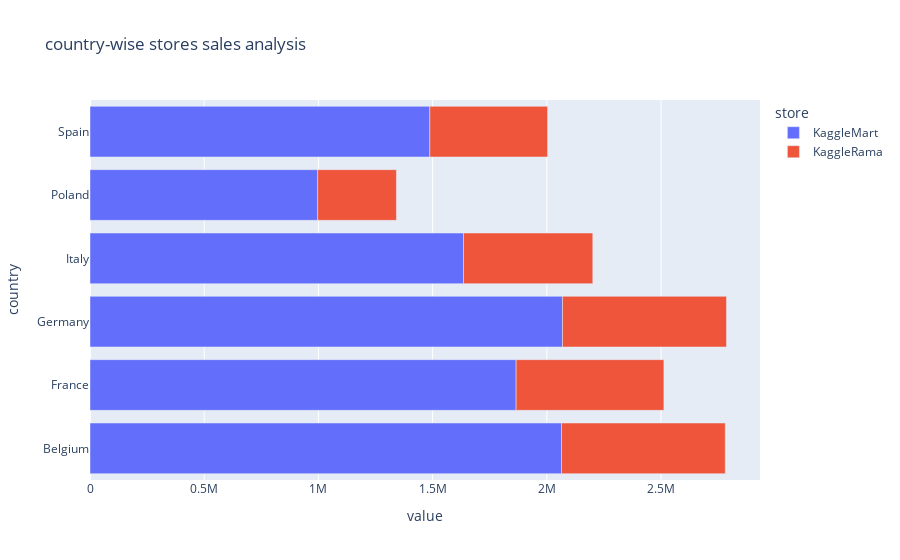

The notebook cell this image was saved under:
### Code cell
px.bar(df.groupby(['country','store'])['num_sold'].sum().unstack(1),orientation='h',title='country-wise stores sales analysis')
#unstack 1 means unstack store
#unstack(1) means keep country fixed as a label and unstack store....

### Figure 1 — Plotly figure (JSON) as saved in the notebook; plotly's stock layout.template omitted (floating-point values rounded to 4 significant figures)
{"data": [{"alignmentgroup": "True", "hovertemplate": "store=KaggleMart<br>value=%{x}<br>country=%{y}<extra></extra>", "legendgroup": "KaggleMart", "marker": {"color": "#636efa", "pattern": {"shape": ""}}, "name": "KaggleMart", "offsetgroup": "KaggleMart", "orientation": "h", "showlegend": true, "textposition": "auto", "type": "bar", "x": [2064078, 1865517, 2068327, 1635044, 996597, 1487691], "xaxis": "x", "y": ["Belgium", "France", "Germany", "Italy", "Poland", "Spain"], "yaxis": "y"}, {"alignmentgroup": "True", "hovertemplate": "store=KaggleRama<br>value=%{x}<br>country=%{y}<extra></extra>", "legendgroup": "KaggleRama", "marker": {"color": "#EF553B", "pattern": {"shape": ""}}, "name": "KaggleRama", "offsetgroup": "KaggleRama", "orientation": "h", "showlegend": true, "textposition": "auto", "type": "bar", "x": [716972, 646802, 718088, 566048, 344948, 515547], "xaxis": "x", "y": ["Belgium", "France", "Germany", "Italy", "Poland", "Spain"], "yaxis": "y"}], "layout": {"barmode": "relative", "legend": {"title": {"text": "store"}, "tracegroupgap": 0}, "title": {"text": "country-wise stores sales analysis"}, "xaxis": {"anchor": "y", "domain": [0.0, 1.0], "title": {"text": "value"}}, "yaxis": {"anchor": "x", "domain": [0.0, 1.0], "title": {"text": "country"}}}}
